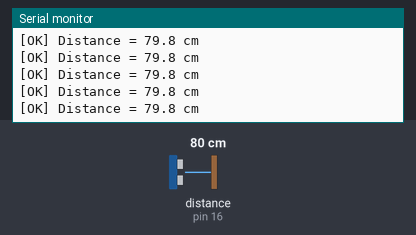
The sketch below on a simulated Arduino Uno, built with avr-gcc and run on an emulated ATmega328P. Parts: the last lines printed to the serial monitor. Wiring (inferred from the names in the program): ultrasonic range finder: trigger pin 17; echo pin 16. Inputs (shaded band) come from the test bench; at power-on: distance to the obstacle (sensor on pin 16) 80 cm. The echo pulse lasts 58.3 µs per cm.

Above: at 1.7 s.
1.8 s: distance to the obstacle (sensor on pin 16) set to 35 cm
At 1.88 s:
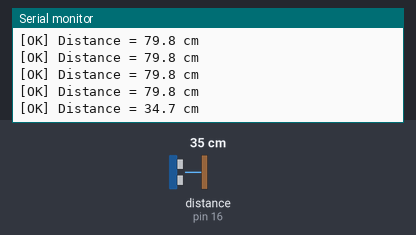
3.3 s: distance to the obstacle (sensor on pin 16) set to 299 cm
At 3.33 s:
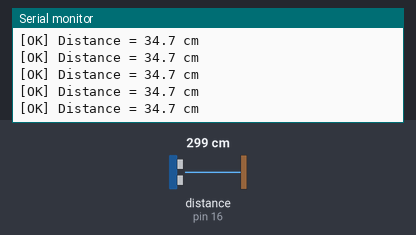
Timing chart, 0 to 6.3 s (numbered marks = the images above; inputs shaded):
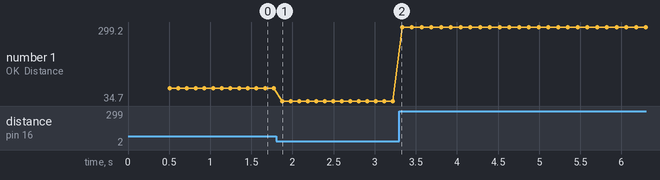

Measured:
- after the input at 1.8 s, the serial monitor: prints a new line after 0.08 s (image 1)
- plotted number 1: 79.8 → 34.7 after the input at 1.8 s, 34.7 → 299.2 after the input at 3.3 s

The sketch:

ultrasonic.ino
```cpp
#include <Arduino.h>

#define trigPin 17
#define echoPin 16

#define TIMEOUT_US 30000   // 30 ms
#define MIN_CM 20.0        // zona ciega real
#define MAX_CM 450.0

void setup() {
  Serial.begin(115200);
  pinMode(trigPin, OUTPUT);
  pinMode(echoPin, INPUT);
  digitalWrite(trigPin, LOW);
  delay(500);

  Serial.println("[INIT] JSN-SR04T stable mode");
}

float readDistanceCm() {

  // Trigger
  digitalWrite(trigPin, LOW);
  delayMicroseconds(5);
  digitalWrite(trigPin, HIGH);
  delayMicroseconds(10);
  digitalWrite(trigPin, LOW);

  uint32_t us = pulseIn(echoPin, HIGH, TIMEOUT_US);
  if (us == 0) return -1.0;

  float cm = (us / 2.0) / 29.1;

  // Filtrado básico
  if (cm < MIN_CM || cm > MAX_CM) return -1.0;

  return cm;
}

void loop() {

  float cm = readDistanceCm();

  if (cm > 0) {
    Serial.print("[OK] Distance = ");
    Serial.print(cm, 1);
    Serial.println(" cm");
  }

  // ⬅️ CLAVE: NO disparar rápido
  delay(100);
}
```
